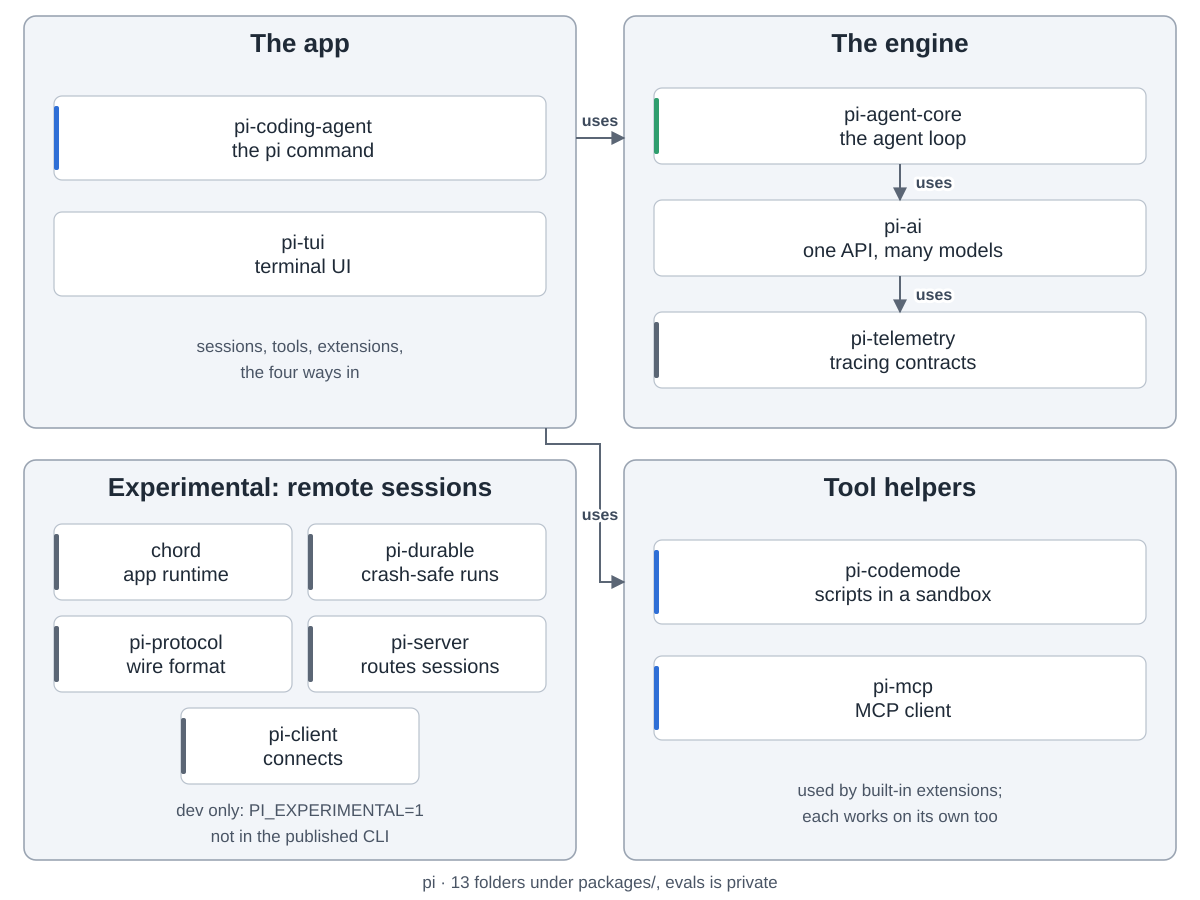

Reproduce this figure in Python.
"""Pi's packages: which library does what, and which ones the published CLI uses.  Drawn from the pi
repo (https://github.com/earendil-works/pi, README.md "Packages", every packages/*/package.json and
README.md, packages/coding-agent/src/experimental/commands.ts and src/core/experimental.ts,
commit b2b5c42).  Run: python3 packages.py

A map, not a flow, so the groups carry no numbers.  Layout: the app (top left) uses the engine
(top right) and the tool helpers (bottom right); the experimental remote-session packages sit
bottom left."""
import sys
from pathlib import Path

sys.path.insert(0, str(Path(__file__).resolve().parents[2] / "tools"))
from archdiagram import Diagram  # noqa: E402

d = Diagram("Pi packages",
            "The app: pi-coding-agent is the pi command, with sessions, tools and the four ways in; "
            "pi-tui draws the terminal UI. It uses the engine: pi-agent-core runs the agent loop on top of "
            "pi-ai, the one API over many model providers, which reports through pi-telemetry's tracing "
            "contracts. It also uses two tool helpers through its built-in extensions: pi-codemode runs "
            "model-written JavaScript in a QuickJS sandbox, and pi-mcp is a standalone MCP client. "
            "Experimental and for development only: chord, pi-durable, pi-protocol, pi-server and pi-client "
            "serve remote sessions through the pi server and pi client commands, which only run with "
            "PI_EXPERIMENTAL=1 and are not in the published CLI.")

L, R, W = 24, 624, 552
T1, H1 = 16, 412
T2, H2 = 460, 400
CW = 492

# the app
d.group(L, T1, W, H1, "The app")
d.card(L + 30, T1 + 80, "pi-coding-agent|the pi command", "coding", w=CW, h=84)
d.card(L + 30, T1 + 196, "pi-tui|terminal UI", w=CW, h=84)
d.note(L + W / 2, T1 + 336, "sessions, tools, extensions,")
d.note(L + W / 2, T1 + 362, "the four ways in")

# the engine
d.group(R, T1, W, H1, "The engine")
d.card(R + 30, T1 + 72, "pi-agent-core|the agent loop", "plan", w=CW, h=76)
d.card(R + 30, T1 + 184, "pi-ai|one API, many models", w=CW, h=76)
d.card(R + 30, T1 + 296, "pi-telemetry|tracing contracts", "data", w=CW, h=76)
d.arrow(f"M{R + W / 2} {T1 + 148}V{T1 + 184}", label="uses", at=(R + W / 2 + 34, T1 + 172))
d.arrow(f"M{R + W / 2} {T1 + 260}V{T1 + 296}", label="uses", at=(R + W / 2 + 34, T1 + 284))

# tool helpers
d.group(R, T2, W, H2, "Tool helpers")
d.card(R + 30, T2 + 80, "pi-codemode|scripts in a sandbox", "coding", w=CW, h=84)
d.card(R + 30, T2 + 196, "pi-mcp|MCP client", "coding", w=CW, h=84)
d.note(R + W / 2, T2 + 336, "used by built-in extensions;")
d.note(R + W / 2, T2 + 362, "each works on its own too")

# experimental
d.group(L, T2, W, H2, "Experimental: remote sessions")
for i, lbl in enumerate(["chord|app runtime", "pi-durable|crash-safe runs", "pi-protocol|wire format",
                         "pi-server|routes sessions"]):
    d.card(L + 30 + (i % 2) * 254, T2 + 64 + (i // 2) * 92, lbl, "data", w=238, h=76)
d.card(L + 157, T2 + 248, "pi-client|connects", "data", w=238, h=76)
d.note(L + W / 2, T2 + 356, "dev only: PI_EXPERIMENTAL=1")
d.note(L + W / 2, T2 + 382, "not in the published CLI")

# links, drawn last so they sit on top
d.arrow(f"M{L + W} {T1 + 122}H{R}", label="uses", at=(600, T1 + 110))
d.arrow(f"M{L + W - 30} {T1 + H1}V{T2 - 16}H{600}V{T2 + 122}H{R}", label="uses", at=(600, T2 + 60))

d.note(600, 888, "pi · 13 folders under packages/, evals is private")

d.save(Path(__file__).with_name("packages.svg"))
